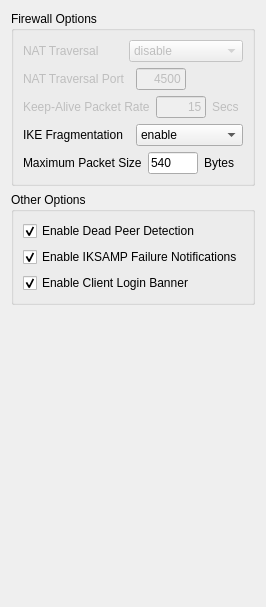
     <widget class="QWidget" name="tabClient">
      <attribute name="title">
       <string>Client</string>
      </attribute>
      <layout class="QVBoxLayout">
       <item>
        <widget class="QGroupBox" name="groupBoxFirewall">
         <property name="title">
          <string>Firewall Options</string>
         </property>
         <layout class="QVBoxLayout">
          <item>
           <layout class="QHBoxLayout">
            <item>
             <widget class="QLabel" name="textLabelNATTMode">
              <property name="enabled">
               <bool>false</bool>
              </property>
              <property name="text">
               <string>NAT Traversal</string>
              </property>
              <property name="wordWrap">
               <bool>false</bool>
              </property>
             </widget>
            </item>
            <item>
             <widget class="QComboBox" name="comboBoxNATTMode">
              <property name="enabled">
               <bool>false</bool>
              </property>
              <property name="currentIndex">
               <number>0</number>
              </property>
              <item>
               <property name="text">
                <string>disable</string>
               </property>
              </item>
              <item>
               <property name="text">
                <string>enable</string>
               </property>
              </item>
              <item>
               <property name="text">
                <string>force-draft</string>
               </property>
              </item>
              <item>
               <property name="text">
                <string>force-rfc</string>
               </property>
              </item>
              <item>
               <property name="text">
                <string>force-cisco-udp</string>
               </property>
              </item>
             </widget>
            </item>
           </layout>
          </item>
          <item>
           <layout class="QHBoxLayout">
            <item>
             <widget class="QLabel" name="textLabelNATTPort">
              <property name="enabled">
               <bool>false</bool>
              </property>
              <property name="text">
               <string>NAT Traversal Port</string>
              </property>
              <property name="wordWrap">
               <bool>false</bool>
              </property>
             </widget>
            </item>
            <item>
             <layout class="QHBoxLayout">
              <item>
               <widget class="QLineEdit" name="lineEditNATTPort">
                <property name="enabled">
                 <bool>false</bool>
                </property>
                <property name="sizePolicy">
                 <sizepolicy hsizetype="Minimum" vsizetype="Fixed">
                  <horstretch>0</horstretch>
                  <verstretch>0</verstretch>
                 </sizepolicy>
                </property>
                <property name="maximumSize">
                 <size>
                  <width>50</width>
                  <height>16777215</height>
                 </size>
                </property>
                <property name="text">
                 <string>4500</string>
                </property>
                <property name="alignment">
                 <set>Qt::AlignRight</set>
                </property>
               </widget>
              </item>
              <item>
               <widget class="QLabel" name="label">
                <property name="text">
                 <string/>
                </property>
               </widget>
              </item>
             </layout>
            </item>
           </layout>
          </item>
          <item>
           <layout class="QHBoxLayout">
            <item>
             <widget class="QLabel" name="textLabelNATTRate">
              <property name="enabled">
               <bool>false</bool>
              </property>
              <property name="text">
               <string>Keep-Alive Packet Rate</string>
              </property>
              <property name="wordWrap">
               <bool>false</bool>
              </property>
             </widget>
            </item>
            <item>
             <layout class="QHBoxLayout">
              <item>
               <widget class="QLineEdit" name="lineEditNATTRate">
                <property name="enabled">
                 <bool>false</bool>
                </property>
                <property name="sizePolicy">
                 <sizepolicy hsizetype="Minimum" vsizetype="Fixed">
                  <horstretch>0</horstretch>
                  <verstretch>0</verstretch>
                 </sizepolicy>
                </property>
                <property name="maximumSize">
                 <size>
                  <width>50</width>
                  <height>16777215</height>
                 </size>
                </property>
                <property name="text">
                 <string>15</string>
                </property>
                <property name="alignment">
                 <set>Qt::AlignRight</set>
                </property>
               </widget>
              </item>
              <item>
               <widget class="QLabel" name="textLabelNATTSecs">
                <property name="enabled">
                 <bool>false</bool>
                </property>
                <property name="sizePolicy">
                 <sizepolicy hsizetype="Preferred" vsizetype="Preferred">
                  <horstretch>0</horstretch>
                  <verstretch>0</verstretch>
                 </sizepolicy>
                </property>
                <property name="text">
                 <string>Secs</string>
                </property>
                <property name="wordWrap">
                 <bool>false</bool>
                </property>
               </widget>
              </item>
             </layout>
            </item>
           </layout>
          </item>
          <item>
           <layout class="QHBoxLayout">
            <item>
             <widget class="QLabel" name="textLabelFragMode">
              <property name="text">
               <string>IKE Fragmentation</string>
              </property>
              <property name="wordWrap">
               <bool>false</bool>
              </property>
             </widget>
            </item>
            <item>
             <widget class="QComboBox" name="comboBoxFragMode">
              <property name="currentIndex">
               <number>1</number>
              </property>
              <item>
               <property name="text">
                <string>disable</string>
               </property>
              </item>
              <item>
               <property name="text">
                <string>enable</string>
               </property>
              </item>
              <item>
               <property name="text">
                <string>force</string>
               </property>
              </item>
             </widget>
            </item>
           </layout>
          </item>
          <item>
           <layout class="QHBoxLayout">
            <item>
             <widget class="QLabel" name="textLabelFragSize">
              <property name="text">
               <string>Maximum Packet Size</string>
              </property>
              <property name="wordWrap">
               <bool>false</bool>
              </property>
             </widget>
            </item>
            <item>
             <layout class="QHBoxLayout">
              <item>
               <widget class="QLineEdit" name="lineEditFragSize">
                <property name="sizePolicy">
                 <sizepolicy hsizetype="Minimum" vsizetype="Fixed">
                  <horstretch>0</horstretch>
                  <verstretch>0</verstretch>
                 </sizepolicy>
                </property>
                <property name="maximumSize">
                 <size>
                  <width>50</width>
                  <height>16777215</height>
                 </size>
                </property>
                <property name="layoutDirection">
                 <enum>Qt::RightToLeft</enum>
                </property>
                <property name="text">
                 <string>540</string>
                </property>
               </widget>
              </item>
              <item>
               <widget class="QLabel" name="textLabelFragBytes">
                <property name="sizePolicy">
                 <sizepolicy hsizetype="Preferred" vsizetype="Preferred">
                  <horstretch>0</horstretch>
                  <verstretch>0</verstretch>
                 </sizepolicy>
                </property>
                <property name="text">
                 <string>Bytes</string>
                </property>
                <property name="wordWrap">
                 <bool>false</bool>
                </property>
               </widget>
              </item>
             </layout>
            </item>
           </layout>
          </item>
         </layout>
        </widget>
       </item>
       <item>
        <widget class="QGroupBox" name="groupBoxOther">
         <property name="title">
          <string>Other Options</string>
         </property>
         <layout class="QVBoxLayout">
          <item>
           <widget class="QCheckBox" name="checkBoxDPD">
            <property name="text">
             <string>Enable Dead Peer Detection</string>
            </property>
            <property name="checked">
             <bool>true</bool>
            </property>
           </widget>
          </item>
          <item>
           <widget class="QCheckBox" name="checkBoxNotify">
            <property name="text">
             <string>Enable IKSAMP Failure Notifications</string>
            </property>
            <property name="checked">
             <bool>true</bool>
            </property>
           </widget>
          </item>
          <item>
           <widget class="QCheckBox" name="checkBoxBanner">
            <property name="text">
             <string>Enable Client Login Banner</string>
            </property>
            <property name="checked">
             <bool>true</bool>
            </property>
           </widget>
          </item>
         </layout>
        </widget>
       </item>
       <item>
        <spacer>
         <property name="orientation">
          <enum>Qt::Vertical</enum>
         </property>
         <property name="sizeHint" stdset="0">
          <size>
           <width>20</width>
           <height>291</height>
          </size>
         </property>
        </spacer>
       </item>
      </layout>
     </widget>
